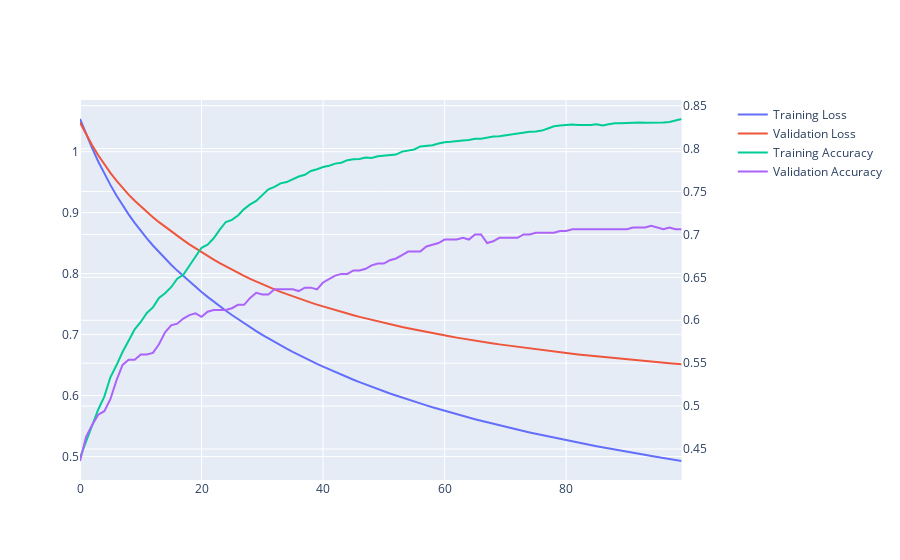

Notebook code cell kept with this figure:
### Code cell
model=train_models(X_train,y_train_hot,X_valid,y_valid_hot,epochs=100,batch_size=1024,lr=0.0001,layer1_nodes=512,optimiser='adam',loss='crossentropy',verbose=0,save=False)
y_pred=model.predict(X_test)
y_pred[np.where(y_pred==np.max(y_pred))] = 1
y_pred=np.argmax(y_pred,axis=1)
cm,acc,f1,macro_acc,classwise_acc = eval_metrics(y_test,y_pred)

print(f"Overall Accuracy Score: {acc}")
print(f"Macro Accuracy: {macro_acc}")
print(f"Class-wise accuracy: \n{classwise_acc}")
l=labels.values()
ConfusionMatrixDisplay(confusion_matrix=cm,display_labels=l).plot()
